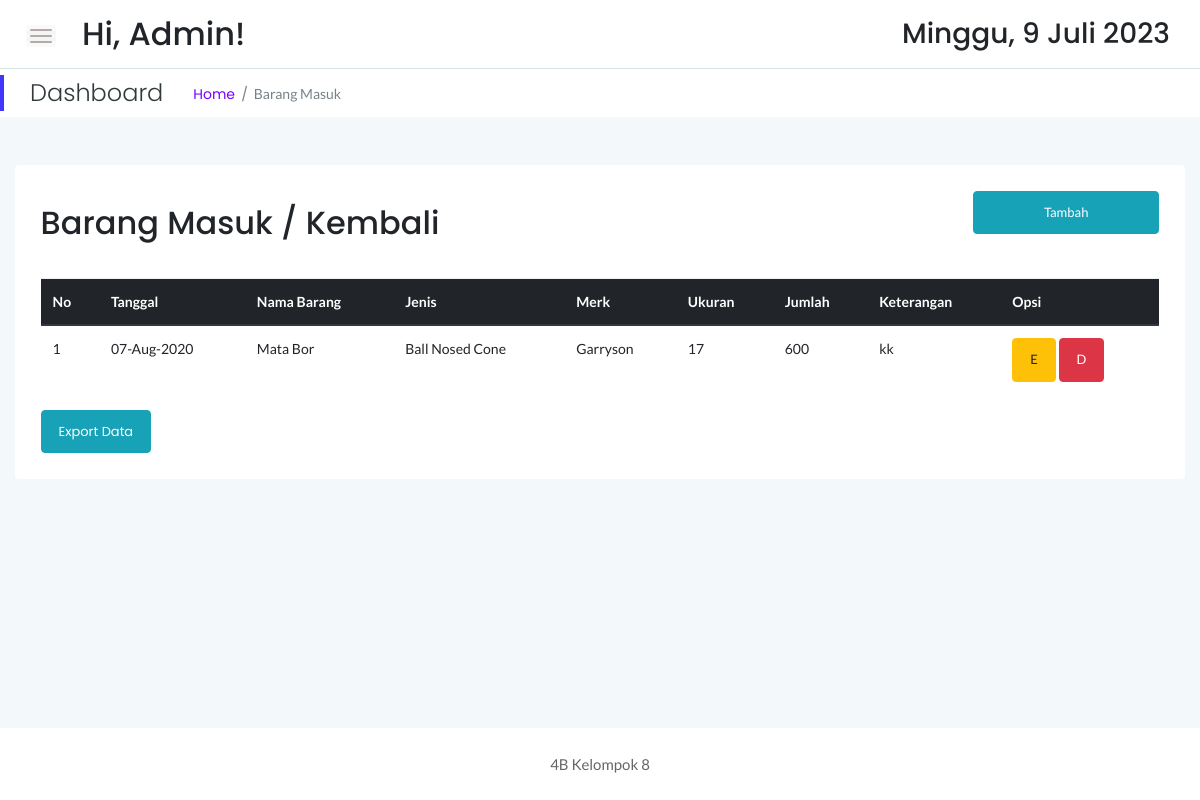
/stock/masuk.php (signed in), run on the app's committed database.
### tables this page shows
CREATE TABLE `sbrg_masuk` (
  `id` int(11) NOT NULL,
  `idx` int(11) NOT NULL,
  `tgl` date NOT NULL,
  `jumlah` int(11) NOT NULL,
  `keterangan` text NOT NULL
);

CREATE TABLE `sstock_brg` (
  `idx` int(11) NOT NULL,
  `nama` varchar(55) NOT NULL,
  `jenis` varchar(30) NOT NULL,
  `merk` varchar(40) NOT NULL,
  `ukuran` varchar(20) NOT NULL,
  `stock` int(12) NOT NULL,
  `satuan` varchar(10) NOT NULL,
  `lokasi` varchar(55) NOT NULL
);

### stock/masuk.php (the view, shortened to what this page needs)
<!doctype html>
<html class="no-js" lang="en">
<?php
    include '../dbconnect.php';
	?>
<head>
    <link rel="stylesheet" href="assets/css/bootstrap.min.css">
    <link rel="stylesheet" href="assets/css/font-awesome.min.css">
    <link rel="stylesheet" href="assets/css/themify-icons.css">
    <link rel="stylesheet" href="assets/css/metisMenu.css">
    <link rel="stylesheet" href="assets/css/owl.carousel.min.css">
    <link rel="stylesheet" href="assets/css/slicknav.min.css">
    <link rel="stylesheet" href="https://www.amcharts.com/lib/3/plugins/export/export.css" type="text/css" media="all" />
	<link rel="stylesheet" type="text/css" href="https://cdn.datatables.net/1.10.19/css/jquery.dataTables.min.css">
    <link rel="stylesheet" type="text/css" href="https://cdn.datatables.net/1.10.19/css/jquery.dataTables.css">
    <link rel="stylesheet" type="text/css" href="https://cdn.datatables.net/1.10.18/css/dataTables.bootstrap4.min.css">
    <link rel="stylesheet" type="text/css" href="https://cdn.datatables.net/responsive/2.2.3/css/responsive.bootstrap.min.css">
    <link rel="stylesheet" type="text/css" href="https://cdn.datatables.net/responsive/2.2.3/css/responsive.jqueryui.min.css">
	<link rel="stylesheet" type="text/css" href="https://cdn.datatables.net/buttons/1.5.2/css/buttons.dataTables.min.css">
    <link rel="stylesheet" href="assets/css/typography.css">
    <link rel="stylesheet" href="assets/css/default-css.css">
    <link rel="stylesheet" href="assets/css/styles.css">
    <link rel="stylesheet" href="assets/css/responsive.css">
</head>
<body>
    <div class="page-container">
        <div class="main-content">
            <div class="header-area">
                <div class="row align-items-center">
                    <div class="col-md-6 col-sm-8 clearfix">
                        <div class="nav-btn pull-left">
                            <span></span>
                            <span></span>
                            <span></span>
                        </div>
                        <div class="search-box pull-left">
                            <form action="#">
                                <h2>Hi, <?=$_SESSION['user'];?>!</h2>
                            </form>
                        </div>
                    </div>
                    <div class="col-md-6 col-sm-4 clearfix">
                        <ul class="notification-area pull-right">
                            <li><h3><div class="date">
						</b></div></h3>
						</li>
                        </ul>
                    </div>
                </div>
            </div>
            <div class="page-title-area">
                <div class="row align-items-center">
                    <div class="col-sm-6">
                        <div class="breadcrumbs-area clearfix">
                            <h4 class="page-title pull-left">Dashboard</h4>
                            <ul class="breadcrumbs pull-left">
                                <li><a href="index.php">Home</a></li>
                                <li><span>Barang Masuk</span></li>
                            </ul>
                        </div>
                    </div>
                    <div class="col-sm-6 clearfix">
                    </div>
                </div>
            </div>
            <div class="main-content-inner">
                <div class="row mt-5 mb-5">
                    <div class="col-12">
                        <div class="card">
                            <div class="card-body">
                                <div class="d-sm-flex justify-content-between align-items-center">
									<h2>Barang Masuk / Kembali</h2>
									<button style="margin-bottom:20px" data-toggle="modal" data-target="#myModal" class="btn btn-info col-md-2"><span class="glyphicon glyphicon-plus"></span>Tambah</button>
                                </div>
                                <div class="market-status-table mt-4">
                                    <div class="table-responsive">
										 <table id="dataTable3" class="table table-hover"><thead class="thead-dark">
											<tr>
												<th>No</th>
												<th>Tanggal</th>
												<th>Nama Barang</th>
												<th>Jenis</th>
												<th>Merk</th>
												<th>Ukuran</th>
												<th>Jumlah</th>
												<th>Keterangan</th>
												<th>Opsi</th>
											</tr></thead><tbody>
											<?php
											$brg=mysqli_query($conn,"SELECT * from sbrg_masuk sb, sstock_brg st where st.idx=sb.idx order by sb.id DESC");
											$no=1;
											while($b=mysqli_fetch_array($brg)){
                                                $id = $b['id'];
												?>
												<tr>
													<td><?php echo $no++ ?></td>
													<td><?php $tanggals=$b['tgl']; echo date("d-M-Y", strtotime($tanggals)) ?></td>
													<td><?php echo $b['nama'] ?></td>
													<td><?php echo $b['jenis'] ?></td>
													<td><?php echo $b['merk'] ?></td>
													<td><?php echo $b['ukuran'] ?></td>
													<td><?php echo $b['jumlah'] ?></td>
													<td><?php echo $b['keterangan'] ?></td>
                                                    <td><button data-toggle="modal" data-target="#edit<?=$id;?>" class="btn btn-warning">E</button> <button data-toggle="modal" data-target="#del<?=$id;?>" class="btn btn-danger">D</button></td>
												</tr>
												<?php
											}
											?>
										</tbody>
										</table>
                                    </div>
									<a href="exportbrgmsk.php" target="_blank" class="btn btn-info">Export Data</a>
                                </div>
                            </div>
                        </div>
                    </div>
                </div>
            </div>
        </div>
        <footer>
            <div class="footer-area">
                <p>4B Kelompok 8</p>
            </div>
        </footer>
    </div>
</body>
</html>

### stock/assets/css/typography.css (style rules this page uses)
body { font-size: 14px; font-family: 'Lato', sans-serif; }
h1, h2, h3, h4, h5, h6 { margin: 0; font-family: 'Poppins', sans-serif; }
p { font-family: 'Lato', sans-serif; font-size: 15px; line-height: 26px; color: #444; margin-bottom: 0; }
a, a:visited { text-decoration: none; transition: all 0.3s ease-in-out; -webkit-transition: all 0.3s ease-in-out; -moz-transition: all 0.3s ease-in-out; -o-transition: all 0.3s ease-in-out; outline: 0; font-family: 'Poppins', sans-serif; }
ul, ol { margin-bottom: 0px; margin-top: 0px; padding: 0; }
ul { margin: 0; list-style-type: none; }
button { cursor: pointer; outline: none!important; letter-spacing: 0; }

### stock/assets/css/default-css.css (style rules this page uses)
* { margin: 0; padding: 0; box-sizing: border-box; }
*, *:before, *:after { -moz-box-sizing: border-box; -webkit-box-sizing: border-box; box-sizing: border-box; }
html { -webkit-font-smoothing: antialiased; }
body { background: #fff; font-weight: normal; -webkit-font-smoothing: antialiased; -webkit-text-size-adjust: 100%; }
:root { --primary-color: #4336FB; }

### stock/assets/css/styles.css (style rules this page uses)
.page-container { width: 100%; height: 100%; min-height: 100vh; padding-left: 280px; -webkit-transition: padding-left 0.3s ease 0s; transition: padding-left 0.3s ease 0s; }
.card { border: none; border-radius: 4px; background-color: #fff; -webkit-transition: all 0.3s ease 0s; transition: all 0.3s ease 0s; }
.card-body { padding: 25.6px; padding: 1.6rem; }
.main-content { width: 100%; background: #F3F8FB; }
.main-content-inner { padding: 0 30px 50px; }
.header-area { padding: 15px 30px; background: #fff; border-bottom: 1px solid #d8e3e7; }
.nav-btn { margin-right: 30px; margin-top: 10px; cursor: pointer; }
.nav-btn span { display: block; width: 22px; height: 2px; background: #b3aaaa; margin: 4px 0; border-radius: 15px; -webkit-transition: all 0.3s ease 0s; transition: all 0.3s ease 0s; box-shadow: 0 0 0 4px rgba(99, 96, 96, 0.03); }
.search-box form { position: relative; }
.notification-area { -webkit-user-select: none; -moz-user-select: none; -ms-user-select: none; user-select: none; position: relative; z-index: 1; }
.notification-area li { display: inline-block; margin-left: 20px; cursor: pointer; -webkit-user-select: none; -moz-user-select: none; -ms-user-select: none; user-select: none; }
.page-title-area { padding: 0 30px; background: #fff; position: relative; }
.page-title-area:before { content: ''; position: absolute; left: 0; top: 50%; width: 4px; height: 36px; background: var(--primary-color); -webkit-transform: translateY(-50%); transform: translateY(-50%); }
.page-title { font-size: 24px; font-weight: 300; color: #313b3d; letter-spacing: 0; margin-right: 30px; }
ul.breadcrumbs { margin-top: 4px; }
.breadcrumbs li { display: inline-block; }
.breadcrumbs li a, .breadcrumbs li span { display: block; font-size: 14px; font-weight: 400; color: #7801ff; letter-spacing: 0; margin-right: 16px; position: relative; }
.breadcrumbs li a:before { content: '/'; color: #768387; position: absolute; right: -13px; top: 0; }
.breadcrumbs li span { margin-right: 0; color: #768387; text-transform: capitalize; }
.market-status-table { overflow: hidden; }
.footer-area { text-align: center; padding: 23px 0 19px; background: #fff; }
.footer-area p { color: #676666; margin-bottom: 0; }
.btn { padding: 11px 17px; font-size: 13px; letter-spacing: 0; }
table tr th { border-bottom: none; }
table tr th, table tr td { border-top: 1px solid rgba(120, 130, 140, 0.13) !important; }

### stock/assets/css/responsive.css (style rules this page uses)
@media (min-width: 1200px) and (max-width: 1364px) { .main-content-inner { padding: 0 15px 50px; } }
@media (min-width: 1200px) and (max-width: 1364px) { .page-container, .sbar_collapsed.page-container { padding-left: 0; } }

### data on the page
sbrg_masuk: tgl "07-Aug-2020", sstock_brg.nama "Mata Bor", sstock_brg.jenis "Ball Nosed Cone", sstock_brg.merk "Garryson", sstock_brg.ukuran "17", jumlah "600", keterangan "kk"

### other printed values
$_SESSION['user'] "Admin"
